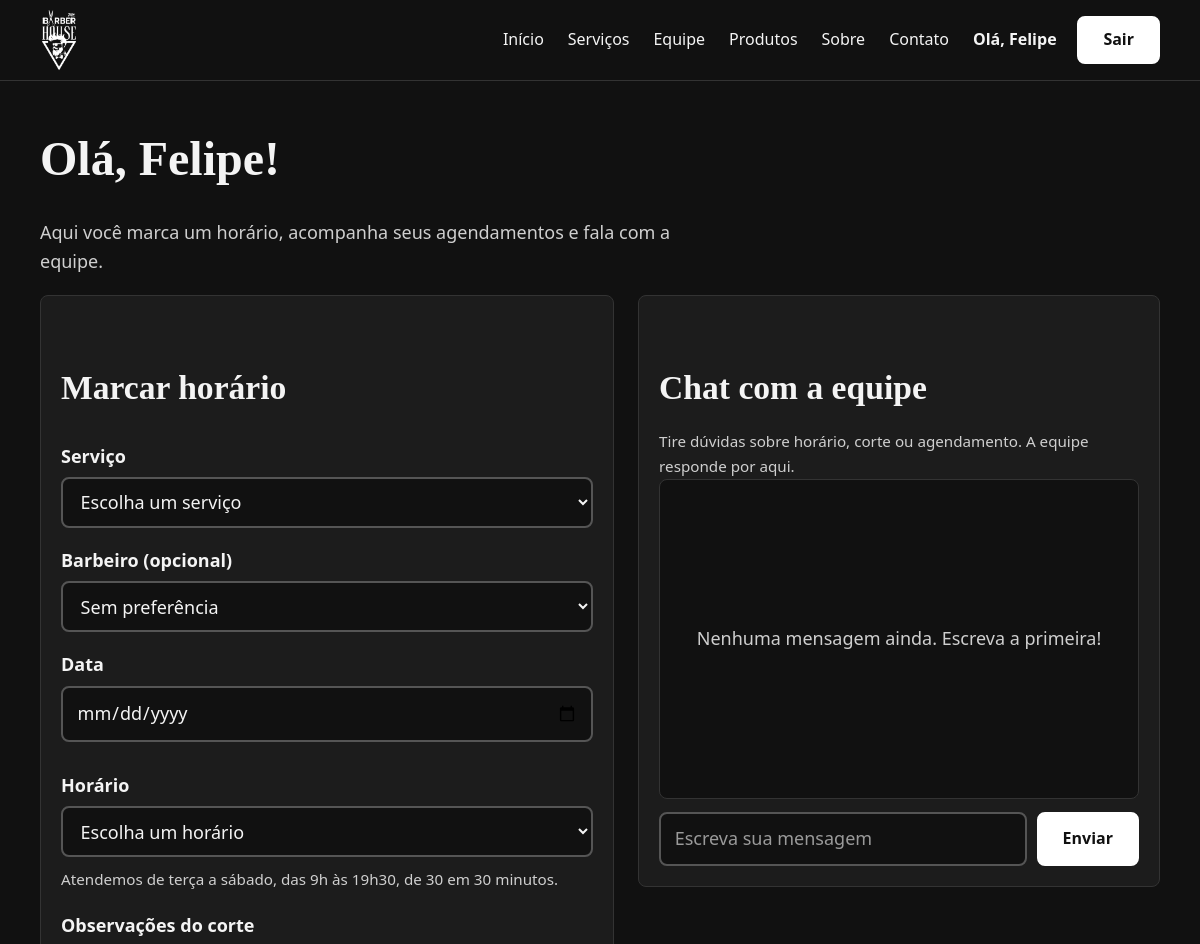
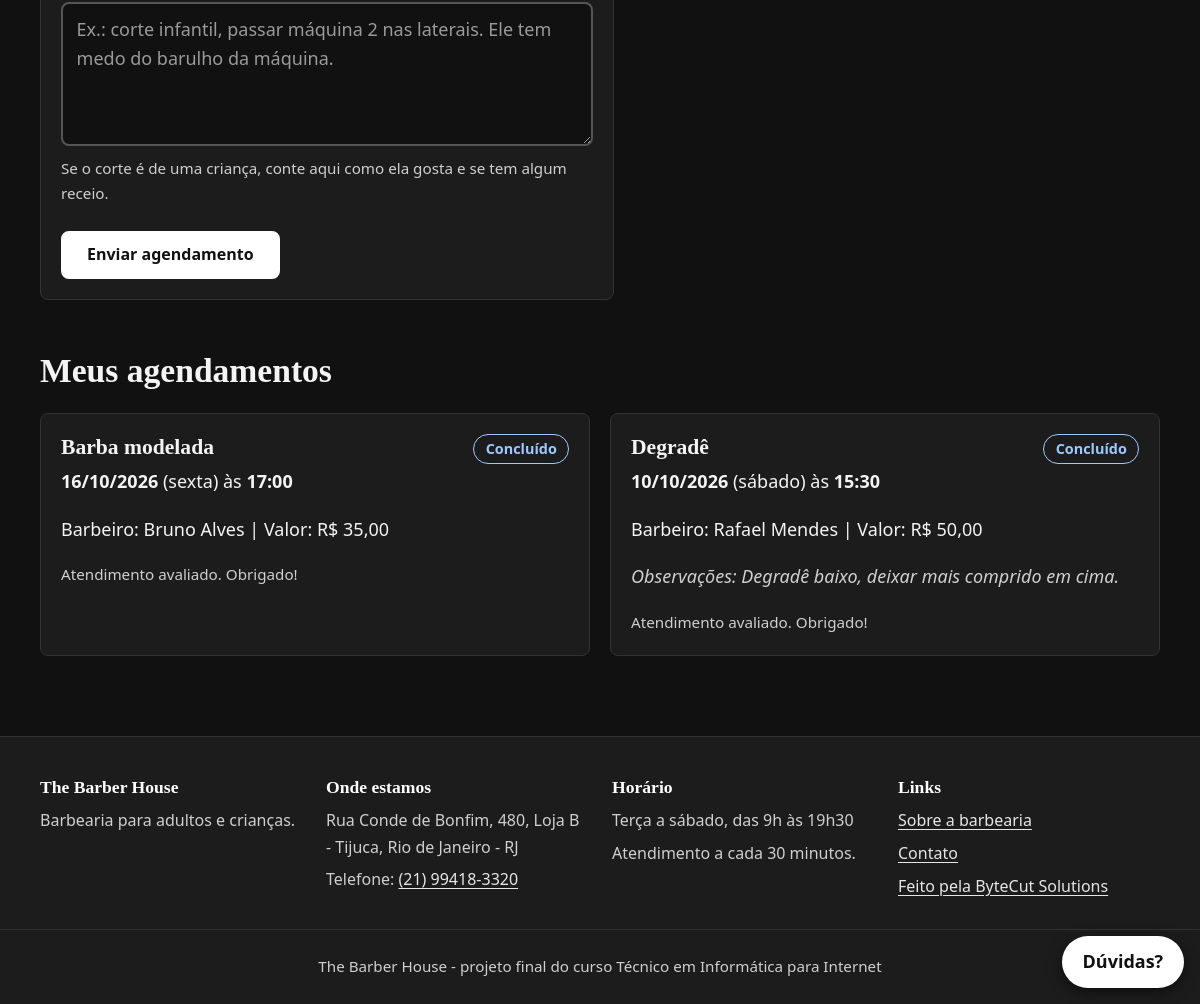
Screenshot of /cliente/painel.php (signed in) with the database file from the repository (2 pictures, top to bottom).
### tables this page shows
CREATE TABLE agendamentos (
    id INT AUTO_INCREMENT PRIMARY KEY,
    usuario_id INT NULL,
    cliente_nome VARCHAR(120) NULL,
    cliente_telefone VARCHAR(20) NULL,
    servico_id INT NOT NULL,
    profissional_id INT NULL,
    data_agendamento DATE NOT NULL,
    horario TIME NOT NULL,
    observacoes_corte TEXT NULL,
    status ENUM('pendente', 'confirmado', 'concluido', 'cancelado') NOT NULL DEFAULT 'pendente',
    criado_em DATETIME NOT NULL DEFAULT CURRENT_TIMESTAMP,
    CONSTRAINT fk_agendamento_usuario FOREIGN KEY (usuario_id) REFERENCES usuarios(id) ON DELETE CASCADE,
    CONSTRAINT fk_agendamento_servico FOREIGN KEY (servico_id) REFERENCES servicos(id) ON DELETE RESTRICT,
    CONSTRAINT fk_agendamento_profissional FOREIGN KEY (profissional_id) REFERENCES profissionais(id) ON DELETE SET NULL,
    INDEX idx_agenda (data_agendamento, horario)
);

CREATE TABLE servicos (
    id INT AUTO_INCREMENT PRIMARY KEY,
    nome VARCHAR(120) NOT NULL,
    descricao TEXT,
    preco DECIMAL(10,2) NOT NULL,
    categoria ENUM('Adulto', 'Infantil', 'Barba e Cuidados') NOT NULL,
    imagem VARCHAR(255) NULL
);

CREATE TABLE profissionais (
    id INT AUTO_INCREMENT PRIMARY KEY,
    nome VARCHAR(120) NOT NULL,
    especialidade VARCHAR(150) NOT NULL,
    bio TEXT,
    imagem VARCHAR(255) NULL
);

### includes/funcoes.php (called while the page is built, shortened)
<?php
function e($texto) {
    return htmlspecialchars((string) $texto, ENT_QUOTES, "UTF-8");
}
function usuario_logado() {
    if (isset($_SESSION["usuario"])) {
        return $_SESSION["usuario"];
    }
    return null;
}
function preco($valor) {
    return "R$ " . number_format($valor, 2, ",", ".");
}
function data_br($data) {
    return date("d/m/Y", strtotime($data));
}
function dia_semana($data) {
    $nomes = array("domingo", "segunda", "terça", "quarta", "quinta", "sexta", "sábado");
    $numero = date("w", strtotime($data));
    return $nomes[$numero];
}
function primeiro_nome($nome) {
    $partes = explode(" ", $nome);
    return $partes[0];
}
function status_texto($status) {
    $nomes = array(
        "pendente"   => "Pendente",
        "confirmado" => "Confirmado",
        "concluido"  => "Concluído",
        "cancelado"  => "Cancelado"
    );
    if (isset($nomes[$status])) {
        return $nomes[$status];
    }
    return $status;
}

### cliente/painel.php (the view, shortened to what this page needs)
<?php
$raiz = "../";
require_once "../includes/funcoes.php";
$usuario = usuario_logado();
$data            = "";
$observacoes     = "";
$sql = "SELECT a.*, s.nome AS servico, s.preco, p.nome AS profissional, v.id AS avaliacao_id
        FROM agendamentos a
        JOIN servicos s ON s.id = a.servico_id
        LEFT JOIN profissionais p ON p.id = a.profissional_id
        LEFT JOIN avaliacoes v ON v.agendamento_id = a.id
        WHERE a.usuario_id = ?
        ORDER BY a.data_agendamento DESC, a.horario DESC";
$st = $pdo->prepare($sql);
$st->execute(array($usuario["id"]));
$agendamentos = $st->fetchAll();
require_once "../includes/header.php";
?>
<section class="secao">
    <div class="container">
        <h1>Olá, <?= e(primeiro_nome($usuario["nome"])) ?>!</h1>
        <p class="subtitulo">Aqui você marca um horário, acompanha seus agendamentos e fala com a equipe.</p>
        <div class="duas-colunas">
            <section id="agendar" class="cartao cartao-corpo" aria-labelledby="titulo-agendar">
                <h2 id="titulo-agendar">Marcar horário</h2>
                <form method="post" class="formulario" action="painel.php#agendar">
                    <label for="servico_id">Serviço</label>
                    <select id="servico_id" name="servico_id" required>
                        <option value="">Escolha um serviço</option>
                    </select>
                    <label for="profissional_id">Barbeiro (opcional)</label>
                    <select id="profissional_id" name="profissional_id">
                        <option value="">Sem preferência</option>
                    </select>
                    <label for="data">Data</label>
                    <input type="date" id="data" name="data" min="<?= date("Y-m-d") ?>" value="<?= e($data) ?>" required>
                    <label for="horario">Horário</label>
                    <select id="horario" name="horario" required>
                        <option value="">Escolha um horário</option>
                    </select>
                    <p class="ajuda">Atendemos de terça a sábado, das 9h às 19h30, de 30 em 30 minutos.</p>
                    <label for="observacoes">Observações do corte</label>
                    <textarea id="observacoes" name="observacoes" rows="4" maxlength="500" placeholder="Ex.: corte infantil, passar máquina 2 nas laterais. Ele tem medo do barulho da máquina."><?= e($observacoes) ?></textarea>
                    <p class="ajuda">Se o corte é de uma criança, conte aqui como ela gosta e se tem algum receio.</p>
                    <button type="submit" class="botao">Enviar agendamento</button>
                </form>
            </section>
            <section id="suporte" class="cartao cartao-corpo" aria-labelledby="titulo-suporte">
                <h2 id="titulo-suporte">Chat com a equipe</h2>
                <p class="ajuda">Tire dúvidas sobre horário, corte ou agendamento. A equipe responde por aqui.</p>
                <div id="chat-suporte"
                     data-papel="cliente"
                     data-url-buscar="<?= $raiz ?>chat/buscar_mensagens.php"
                     data-url-enviar="<?= $raiz ?>chat/enviar_mensagem.php">
                    <div id="chat-mensagens" class="chat-mensagens" role="log" aria-live="polite" aria-label="Conversa com a equipe">
                        <p class="chat-vazio">Nenhuma mensagem ainda. Escreva a primeira!</p>
                    </div>
                    <form id="chat-form" class="chat-form">
                        <input type="text" id="chat-texto" name="mensagem" maxlength="1000" placeholder="Escreva sua mensagem" autocomplete="off" required>
                        <button type="submit" class="botao">Enviar</button>
                    </form>
                </div>
            </section>
        </div>
        <section id="meus-agendamentos" aria-labelledby="titulo-meus">
            <h2 id="titulo-meus">Meus agendamentos</h2>
            <div class="lista-agendamentos">
                <?php foreach ($agendamentos as $a): ?>
                    <article class="cartao cartao-corpo agendamento">
                        <div class="agendamento-topo">
                            <h3><?= e($a["servico"]) ?></h3>
                            <span class="selo selo-<?= e($a["status"]) ?>"><?= e(status_texto($a["status"])) ?></span>
                        </div>
                        <p><strong><?= data_br($a["data_agendamento"]) ?></strong> (<?= e(dia_semana($a["data_agendamento"])) ?>) às <strong><?= substr($a["horario"], 0, 5) ?></strong></p>
                        <p>Barbeiro: <?php if ($a["profissional"]) { echo e($a["profissional"]); } else { echo "sem preferência"; } ?> | Valor: <?= preco($a["preco"]) ?></p>
                        <?php if ($a["observacoes_corte"]): ?>
                            <p class="observacao">Observações: <?= e($a["observacoes_corte"]) ?></p>
                        <?php endif; ?>
                        <div class="agendamento-acoes">
                            <?php if ($a["status"] == "pendente" || $a["status"] == "confirmado"): ?>
                                <form method="post" action="cancelar_agendamento.php" data-confirmar="Cancelar esse agendamento?">
                                    <?= csrf_campo() ?>
                                    <input type="hidden" name="id" value="<?= (int) $a["id"] ?>">
                                    <button type="submit" class="botao botao-contorno botao-pequeno">Cancelar agendamento</button>
                                </form>
                            <?php elseif ($a["status"] == "concluido" && !$a["avaliacao_id"]): ?>
                                <a class="botao botao-pequeno" href="avaliar.php?id=<?= (int) $a["id"] ?>">Avaliar atendimento</a>
                            <?php elseif ($a["status"] == "concluido"): ?>
                                <p class="ajuda">Atendimento avaliado. Obrigado!</p>
                            <?php endif; ?>
                        </div>
                    </article>
                <?php endforeach; ?>
            </div>
        </section>
    </div>
</section>
<?php require_once "../includes/footer.php"; ?>

### assets/css/style.css (style rules this page uses)
:root { --preto: #111111; --grafite: #1c1c1c; --linha: #333333; --destaque: #ffffff; --destaque-claro: #e6e6e6; --gelo: #f4f4f4; --suave: #cfcfcf; --erro: #ff9b92; --ok: #8fd19e; --aviso: #f0c36a; --raio: 8px; }
*, *::before, *::after { box-sizing: border-box; }
html { scroll-behavior: smooth; }
body { margin: 0; background: var(--preto); color: var(--gelo); font-family: "Segoe UI", system-ui, -apple-system, Arial, sans-serif; font-size: 1.125rem; line-height: 1.65; }
h1, h2, h3, h4 { font-family: Georgia, "Times New Roman", serif; line-height: 1.25; margin: 0 0 0.6em; font-weight: 700; }
h1 { font-size: clamp(2rem, 5vw, 3rem); }
h2 { font-size: clamp(1.5rem, 3.5vw, 2.1rem); margin-top: 1.5em; }
h3 { font-size: 1.35rem; }
p { margin: 0 0 1em; }
.container { width: min(1120px, 100% - 2rem); margin-inline: auto; }
.botao, button.botao { display: inline-flex; align-items: center; justify-content: center; min-height: 48px; padding: 0.7rem 1.5rem; background: var(--destaque); color: #111111; border: 2px solid var(--destaque); border-radius: var(--raio); font: inherit; font-weight: 700; font-size: 1rem; text-decoration: none; cursor: pointer; line-height: 1.2; }
.secao { padding: 3rem 0; }
.subtitulo { color: var(--suave); max-width: 62ch; }
.cartao { background: var(--grafite); border: 1px solid var(--linha); border-radius: var(--raio); overflow: hidden; }
.cartao-corpo { padding: 1.25rem; }
.selo { display: inline-block; padding: 0.15rem 0.7rem; border-radius: 999px; font-size: 0.9rem; font-weight: 600; border: 1px solid currentColor; white-space: nowrap; }
.selo-concluido { color: #9cc8ff; }
.formulario { display: flex; flex-direction: column; gap: 0.35rem; }
label { font-weight: 600; margin-top: 0.8rem; }
input[type="text"], input[type="email"], input[type="password"], input[type="date"], input[type="number"], input[type="tel"], select, textarea { width: 100%; min-height: 48px; padding: 0.65rem 0.85rem; background: var(--preto); color: var(--gelo); border: 2px solid #555555; border-radius: var(--raio); font: inherit; }
textarea { resize: vertical; }
::placeholder { color: #9a9a9a; }
.formulario .botao { margin-top: 1.2rem; align-self: flex-start; }
.ajuda { color: var(--suave); font-size: 0.95rem; margin: 0.3rem 0 0; }
.duas-colunas { display: grid; grid-template-columns: 1.1fr 1fr; gap: 1.5rem; align-items: start; margin-bottom: 1rem; }
.lista-agendamentos { display: grid; grid-template-columns: repeat(2, 1fr); gap: 1.25rem; }
.agendamento-topo { display: flex; justify-content: space-between; gap: 1rem; align-items: flex-start; flex-wrap: wrap; }
.agendamento h3 { margin-bottom: 0.3em; }
.observacao { color: var(--suave); font-style: italic; }
.chat-mensagens { height: 320px; overflow-y: auto; background: var(--preto); border: 1px solid var(--linha); border-radius: var(--raio); padding: 0.8rem; display: flex; flex-direction: column; gap: 0.6rem; }
.chat-vazio { color: var(--suave); text-align: center; margin: auto; }
.chat-form { display: flex; gap: 0.6rem; margin-top: 0.8rem; }
.chat-form input { flex: 1; }
.chat-form .botao { margin-top: 0; }

### rows the page displays
agendamentos: servico.nome "Barba modelada", status "Concluído", data_agendamento "16/10/2026", data_agendamento "sexta", horario "17:00", profissional.nome "Bruno Alves", servico.preco "R$ 35,00", shows "Atendimento avaliado. Obrigado!"
agendamentos: servico.nome "Degradê", status "Concluído", data_agendamento "10/10/2026", data_agendamento "sábado", horario "15:30", profissional.nome "Rafael Mendes", servico.preco "R$ 50,00", observacoes_corte "Degradê baixo, deixar mais comprido em cima.", shows "Atendimento avaliado. Obrigado!"

### other values shown
primeiro_nome($u["nome"]) "Felipe"
primeiro_nome($usuario["nome"]) "Felipe"
$endereco_barbearia "Rua Conde de Bonfim, 480, Loja B - Tijuca, Rio de Janeiro - RJ"
$telefone_barbearia "(21) 99418-3320"
$horario_barbearia "Terça a sábado, das 9h às 19h30"
